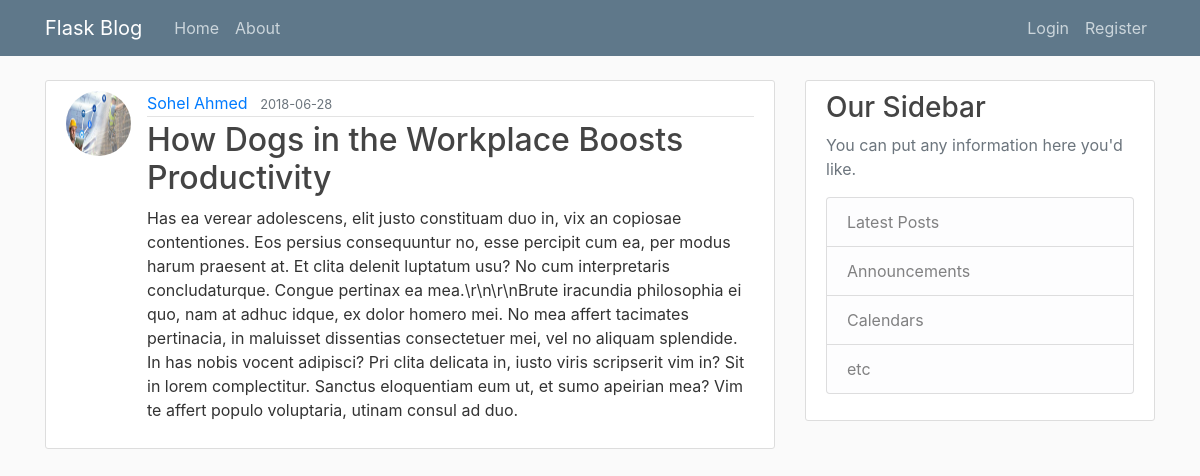
The page /post/9 on the database as committed earlier.
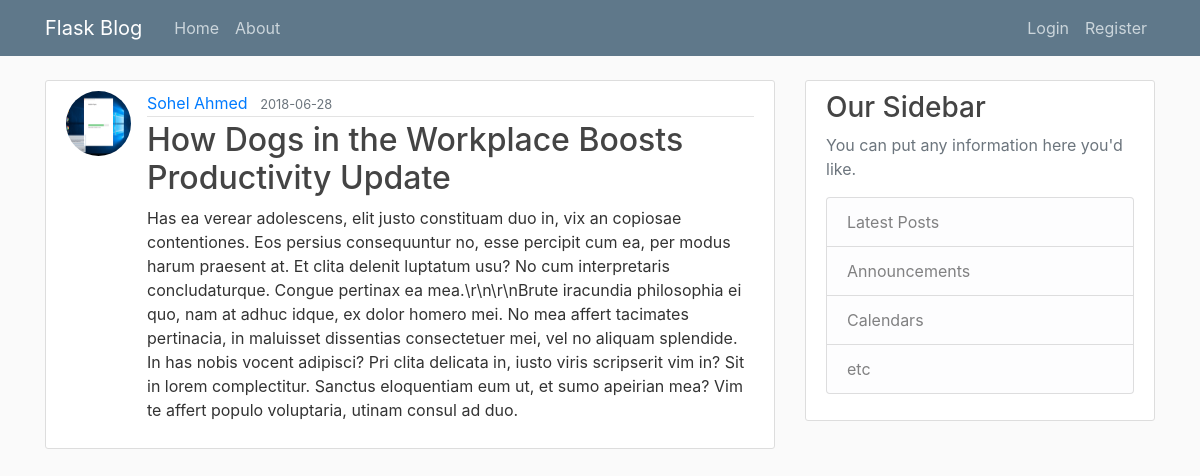
The same page on the database as committed later.
### flaskblog/models.py (models this page shows, shortened)
class User(db.Model,UserMixin):
    id = db.Column(db.Integer,primary_key=True)
    username = db.Column(db.String(20),unique=True,nullable=False)
    email = db.Column(db.String(120),unique=True,nullable=False)
    image_file = db.Column(db.String(20),nullable=False,default='default.jpg')
    password = db.Column(db.String(60),nullable=False)
    posts = db.relationship('Post',backref='author',lazy=True)

class Post(db.Model):
    id = db.Column(db.Integer,primary_key=True)
    title = db.Column(db.String(100),nullable = False)
    date_posted = db.Column(db.DateTime,nullable = False,default=datetime.utcnow)
    content = db.Column(db.Text,nullable=False)
    user_id = db.Column(db.Integer,db.ForeignKey('user.id'),nullable=False)

### flaskblog/posts/routes.py (the view)
@posts.route("/post/<int:post_id>")
def post(post_id):
	post = Post.query.get_or_404(post_id)
	return render_template('post.html',title=post.title,post=post)

### flaskblog/templates/post.html (shortened to what this page needs)
{% extends "layout.html" %}
{% block content %}
    <article class="media content-section">
        <img class="rounded-circle article-img" src="{{ url_for('static',filename='profile_pics/'+post.author.image_file) }}">
        <div class="media-body">
        <div class="article-metadata">
            <a class="mr-2" href="#">{{ post.author.username }}</a>
            <small class="text-muted">{{ post.date_posted.strftime('%Y-%m-%d') }}</small>
        </div>
        <h2 class="article-title">{{ post.title }}</h2>
        <p class="article-content">{{ post.content }}</p>
        </div>
    </article>
{% endblock content %}

Rows that differ between the two databases and show on the page:
changed User "Sohel Ahmed": image_file: a different picture
changed Post: title "How Dogs in the Workplace Boosts Productivity" → "How Dogs in the Workplace Boosts Productivity Update"
